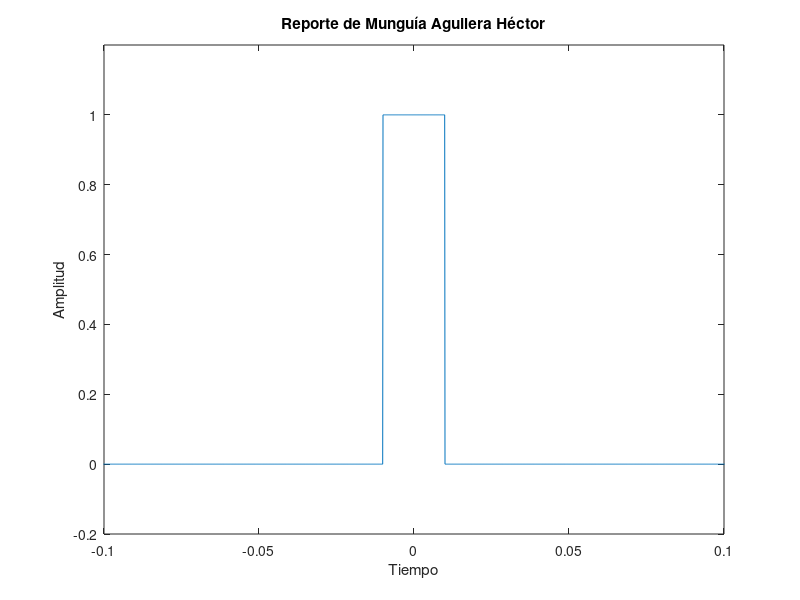

Source code (MATLAB):
fs = 10000;
	t = -1:1/fs:1;
	y=20e-3;
	tp = rectpuls(t, y);
	plot (t, tp);
	axis([-0.1 0.1 -0.2 1.2]);
xlabel ('Tiempo');
ylabel('Amplitud');
title('Reporte de Munguía Aguilera Héctor');
